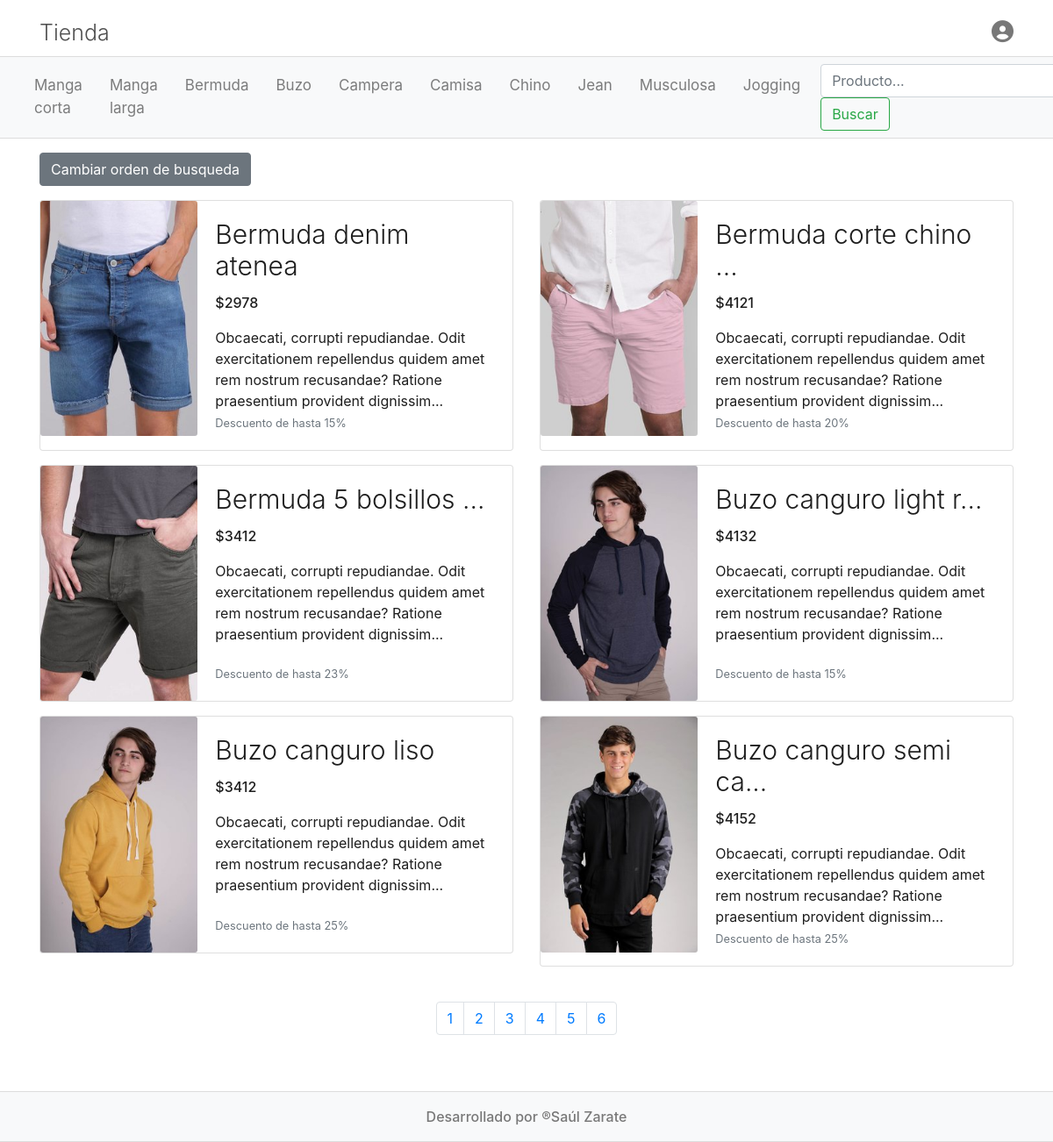
The page / on the database its author committed.
### tables this page shows
CREATE TABLE `categoria` (
  `id` tinyint(3) UNSIGNED NOT NULL,
  `nombre` varchar(50) NOT NULL
);

CREATE TABLE `producto` (
  `id` tinyint(3) UNSIGNED NOT NULL,
  `nombre` varchar(100) NOT NULL,
  `precio` float NOT NULL,
  `descripcion` text NOT NULL,
  `imagen` varchar(200) NOT NULL,
  `categoria_id` tinyint(3) UNSIGNED NOT NULL
);

### helpers/Utils.php (called while the page is built, shortened)
<?php
class Utils {
  public static function showCategorias(){
    require_once __DIR__ . "/../models/Categoria.php";
    $categorias = new Categoria();
    return $categorias->getAll();
  }
  public static function isAdmin(){
    return isset($_SESSION["identity"]) && $_SESSION["identity"]->rol == "admin";
  }
}

### config/db.php (called while the page is built)
<?php
class DataBase {
    public static function conexion(){
        try{
            $baseDatos = "dvshop";
            $host = "127.0.0.1";
            $port = 3306;
            $user = "root";
            $password = "";
            return new PDO("mysql:dbname=$baseDatos;chartset=UTF-8;host=$host;port=$port",$user,$password);
        }catch( Exception $e ){
            echo "Erro en la conexion con la base de datos <br>";
            echo $e->getMessage();
            exit();
        }
    }
}

### models/Categoria.php (called while the page is built, shortened)
<?php
require_once __DIR__ . "/../config/db.php";
class Categoria {
    private $db;
    public function __construct(){
        $this->db = DataBase::conexion();
    }
    public function getAll(){
        $sql = "SELECT * FROM categoria";
        $query = $this->db->prepare($sql);
        $query->execute();
        return $query->fetchAll(PDO::FETCH_OBJ);
    }
}

### models/Producto.php (called while the page is built, shortened)
<?php
require_once __DIR__ . "/../config/db.php";
class Producto{
    private $db;
    public function __construct(){
        $this->db = DataBase::conexion();
    }
    public function count(){
        $query = $this->db->prepare("SELECT COUNT(id) as cantidad FROM producto");
        $query->execute();
        return $query->fetch(PDO::FETCH_OBJ);
    }
    public function getAll($cuantos = false, $pagina = false, $order = "ASC"){
        $sql = "SELECT p.*, c.nombre as 'categoria' FROM producto p ";
        $sql .= "INNER JOIN categoria c ON c.id = p.categoria_id ORDER BY id $order";
        if($cuantos && $pagina){
            $desde = ($pagina -1) * $cuantos;
            $sql = "SELECT p.*, c.nombre as 'categoria' FROM producto p ";
            $sql .= "INNER JOIN categoria c ON c.id = p.categoria_id ORDER BY id $order limit $cuantos offset $desde";
        }
        $query = $this->db->prepare($sql);
        $query->execute();
        return $query->fetchAll(PDO::FETCH_OBJ);
    }
}

### views/producto/destacados.php (the view, shortened to what this page needs)
<!DOCTYPE html>
<html lang="es">
<head>
    <?php require_once __DIR__ . "/../layout/links.php" ?>
</head>
<body>
    <?php require_once __DIR__ ."/../layout/header.php" ?>
    <?php require_once __DIR__ ."/../layout/nav.php" ?>
    <main class="container mb-5 mt-3">
        <?php if($title == 'Productos'):?>
            <div class="mb-3">
                <?php
                    if( isset($_GET["order"]) && $_GET["order"] == "ASC" || !isset($_GET["order"])){
                        $order = "DESC";
                    } elseif( isset($_GET["order"]) && $_GET["order"] == "DESC" ){
                        $order = "ASC";
                    }
                ?>
                <a href="<?=base_url?>index.php?controller=producto&action=index&order=<?=$order?>" class="btn btn-secondary">Cambiar orden de busqueda</a>
            </div>
        <?php endif; ?>
        <div class="row">
            <?php foreach($productos as $producto):?>
            <div class="col-sm-6 ">
                <div class="card mb-3" style="max-width: 540px;">
                    <div class="row no-gutters">
                        <div class="col-md-4">
                            <img src="<?=base_url.'uploads/images/'.$producto->imagen?>" class="card-img img-fluid" height="200" alt="...">
                        </div>
                        <div class="col-md-8">
                            <div class="card-body card-body-producto d-flex align-content-between flex-wrap">
                                <div>
                                    <a href="<?=base_url?>index.php?controller=producto&action=getOne&productoId=<?=$producto->id?>" class="enlaceAProducto">
                                        <h2 class="card-title display-4 title-productos">
                                            <?php if(strlen($producto->nombre)<22){
                                                echo ucfirst($producto->nombre);
                                            }else{
                                                echo substr(ucfirst($producto->nombre),0,20)."...";
                                            }?>
                                        </h2>
                                        <p class="card-text precio-productos">$<?=$producto->precio?></p>
                                        <p class="card-text"><?=substr(ucfirst($producto->descripcion), 0, 140)."..."?></p>
                                    </a>
                                </div>
                                <div>
                                    <p class="card-text"><small class="text-muted">Descuento de hasta <?=rand(10, 40)?>%</small></p>
                                </div>
                            </div>
                        </div>
                    </div>
                </div>
            </div>
            <?php endforeach;?>
            <?php if(isset($paginador)): ?>
                <div class="col-12 pt-4">
                    <?php echo $paginador->getPaginador() ?>
                </div>
            <?php endif; ?>
        </div>
    </main>
    <?php require_once __DIR__ . "/../layout/footer.php"?>
</body>
</html>

### index.php (shortened to what this page needs)
<?php
  require_once "./config/db.php";
  require_once "./helpers/Utils.php";
  require_once "./helpers/Paginador.php";
?>
  <?php
    if (isset($_GET["controller"])) {
      $nombre_controlador = $_GET["controller"] . "Controller";
    }else{
      $nombre_controlador = controller_default;
    }
    if (class_exists($nombre_controlador)) {
      $controlador = new $nombre_controlador();
      if (isset($_GET["action"]) && method_exists($controlador, $_GET["action"])) {
        $action = $_GET["action"];
        $controlador->$action();
      } elseif (!isset($_GET["controller"]) && !isset($_GET["action"])) {
        $action_default = action_default;
        $controlador->$action_default();
      } else {
        echo "El action que estas buscando no existe";
      }
    } else {
      echo "El controlador que estas buscando no existe";
    }
  ?>

### controllers/ProductoController.php (shortened to what this page needs)
<?php
require_once __DIR__ . "/../models/Producto.php";
require_once __DIR__ . "/../models/Categoria.php";
require_once __DIR__ . "/../helpers/Utils.php";
class ProductoController{
    public function index(){
        if(Utils::isAdmin()){
            header("Location: ".base_url."index.php?controller=producto&action=getAll");
        }else{
            $order = $_GET["order"] ?? "ASC";
            $title = "Productos";
            $producto = new Producto();
            $cantProductos = ($producto->count())->cantidad;
            $pagina = $_GET['pagina'] ?? 1;
            $cantBotonesPaginacion = ceil($cantProductos / self::RESULTADOS_POR_PAGINA);
            $productos = $producto->getAll(self::RESULTADOS_POR_PAGINA, $pagina, $order);
            $paginador = new Paginator($cantBotonesPaginacion, base_url."index.php?controller=producto&action=index");
            require_once __DIR__ . "/../views/producto/destacados.php";
        }
    }
}

### views/layout/links.php (shortened to what this page needs)
<link rel="stylesheet" href="https://stackpath.bootstrapcdn.com/bootstrap/4.3.1/css/bootstrap.min.css">
<link rel="stylesheet" href="<?=base_url?>assets/css/style.css">

### views/layout/header.php
<header>
  <div class="container py-2">
    <h2 class="display-3 py-0 mb-0 d-flex align-items-center">
      <a href="<?= base_url ?>" class="titulo-tienda">Tienda</a>
    </h2>
    <?php if (!isset($_SESSION["identity"])) : ?>
      <a href="<?= base_url . 'index.php?controller=usuario&action=login' ?>"><i class="fas fa-user-circle"></i></a>
    <?php else : ?>
      <a href="<?= base_url . 'index.php?controller=usuario&action=logOut' ?>"><i class="fas fa-sign-out-alt"></i></a>
    <?php endif; ?>
  </div>
</header>

### views/layout/nav.php (shortened to what this page needs)
<nav class="navbar navbar-expand-lg navbar-light bg-light barraDeNavegacion">
    <div class="container-fluid">
      <div class="collapse navbar-collapse" id="navbarSupportedContent">
        <ul class="navbar-nav mr-auto">
          <?php
          if (!Utils::isAdmin()) :
            foreach (Utils::showCategorias() as $categoria) : ?>
              <li class="nav-item">
                <a class="nav-link a-navBar" href="<?= base_url . "index.php?controller=producto&action=getForCategoria&categoria=" . $categoria->id ?>">
                  <?= ucfirst($categoria->nombre) ?>
                </a>
              </li>
          <?php
            endforeach;
          endif; ?>
        </ul>
          <?php if (!Utils::isAdmin()): ?>
            <form class="form-inline my-2 my-lg-0" action="<?=base_url.'index.php?controller=producto&action=search'?>" method="POST">
              <input class="form-control" type="search" placeholder="Producto..." aria-label="Search" name="producto">
              <button class="btn btn-outline-success my-2 my-sm-0" type="submit" name="submitBuscador">Buscar</button>
            </form>
          <?php endif; ?>
      </div>
    </div>
  </nav>

### helpers/Paginador.php
<?php
class Paginator{
    private $paginas;
    private $url;
    public function __construct($paginas, $url){
        $this->paginas = $paginas;
        $this->url = $url;
    }
    public function getPaginador(){
        $html =  '
            <nav aria-label="Page navigation example" >
                <ul class="pagination justify-content-center">';
                    for($i=1; $i<=$this->paginas; $i++) {
                        $html .= '
                        <li class="page-item">
                            <a class="page-link" href="'.$this->url.'&pagina='.$i.'">'.$i.'</a>
                        </li>';
                    }
        $html .= '
                </ul>
            </nav>';
        return $html;
    }
}

### views/layout/footer.php
<footer class="bg-light">
  <p class="m-0 py-3 text-center">Desarrollado por &reg;Saúl Zarate</p>
</footer>

### assets/css/style.css (style rules this page uses)
* { margin: 0; padding: 0; box-sizing: border-box; }
a { text-decoration: none!important; }
header { margin-top: 0; }
header h2 { padding: 15px 0; }
header div { text-align: right; margin-top: 10px; display: flex; justify-content: space-between; align-items: center; }
header div a { color: rgb(120, 120, 120); font-size: 25px; }
.titulo-tienda { color: rgb(80, 80, 80); }
nav.barraDeNavegacion { position: sticky!important; top: 0; z-index: 99; border-top: 1px solid #ddd; border-bottom: 1px solid #ddd; }
.a-navBar { font-size: 17px; margin-right: 15px; }
footer { border-top: 1px solid #ddd; border-bottom: 1px solid #ddd; color: rgb(120, 120, 120); font-weight: 500; }
.title-productos { font-size: 30px; }
.precio-productos { font-weight: 500; }
.enlaceAProducto { color: rgb(30,30,30); }
.card-body-producto { height: 100%; }

### rows shown on the page
categoria: nombre "Manga corta"
categoria: nombre "Manga larga"
categoria: nombre "Bermuda"
categoria: nombre "Buzo"
categoria: nombre "Campera"
categoria: nombre "Camisa"
categoria: nombre "Chino"
categoria: nombre "Jean"
categoria: nombre "Musculosa"
categoria: nombre "Jogging"
producto: imagen (picture), nombre "Bermuda denim atenea", precio "2978", descripcion "Obcaecati, corrupti repudiandae. Odit exercitationem repellendus quidem amet rem nostrum recusandae? Ratione praesentium provident dignissim"
producto: imagen (picture), nombre "Bermuda corte chino", precio "4121", descripcion "Obcaecati, corrupti repudiandae. Odit exercitationem repellendus quidem amet rem nostrum recusandae? Ratione praesentium provident dignissim"
producto: imagen (picture), nombre "Bermuda 5 bolsillos", precio "3412", descripcion "Obcaecati, corrupti repudiandae. Odit exercitationem repellendus quidem amet rem nostrum recusandae? Ratione praesentium provident dignissim"
producto: imagen (picture), nombre "Buzo canguro light r", precio "4132", descripcion "Obcaecati, corrupti repudiandae. Odit exercitationem repellendus quidem amet rem nostrum recusandae? Ratione praesentium provident dignissim"
producto: imagen (picture), nombre "Buzo canguro liso", precio "3412", descripcion "Obcaecati, corrupti repudiandae. Odit exercitationem repellendus quidem amet rem nostrum recusandae? Ratione praesentium provident dignissim"
producto: imagen (picture), nombre "Buzo canguro semi ca", precio "4152", descripcion "Obcaecati, corrupti repudiandae. Odit exercitationem repellendus quidem amet rem nostrum recusandae? Ratione praesentium provident dignissim"
